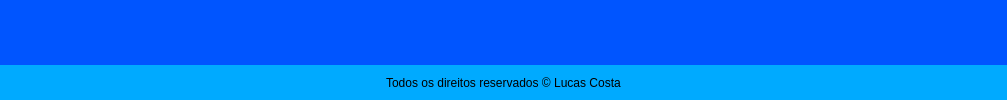
                  <widget class="QFrame" name="frame_20">
                   <property name="styleSheet">
                    <string notr="true">background-color: rgb(0, 170, 255);</string>
                   </property>
                   <property name="frameShape">
                    <enum>QFrame::NoFrame</enum>
                   </property>
                   <property name="frameShadow">
                    <enum>QFrame::Raised</enum>
                   </property>
                   <layout class="QVBoxLayout" name="verticalLayout_5">
                    <property name="spacing">
                     <number>0</number>
                    </property>
                    <property name="leftMargin">
                     <number>0</number>
                    </property>
                    <property name="topMargin">
                     <number>0</number>
                    </property>
                    <property name="rightMargin">
                     <number>0</number>
                    </property>
                    <property name="bottomMargin">
                     <number>0</number>
                    </property>
                    <item>
                     <widget class="QFrame" name="frame_24">
                      <property name="styleSheet">
                       <string notr="true">background-color: rgb(0, 85, 255);</string>
                      </property>
                      <property name="frameShape">
                       <enum>QFrame::NoFrame</enum>
                      </property>
                      <property name="frameShadow">
                       <enum>QFrame::Raised</enum>
                      </property>
                     </widget>
                    </item>
                    <item>
                     <widget class="QFrame" name="frame_25">
                      <property name="maximumSize">
                       <size>
                        <width>16777215</width>
                        <height>35</height>
                       </size>
                      </property>
                      <property name="frameShape">
                       <enum>QFrame::NoFrame</enum>
                      </property>
                      <property name="frameShadow">
                       <enum>QFrame::Raised</enum>
                      </property>
                      <layout class="QHBoxLayout" name="horizontalLayout_6">
                       <property name="spacing">
                        <number>0</number>
                       </property>
                       <property name="leftMargin">
                        <number>0</number>
                       </property>
                       <property name="topMargin">
                        <number>0</number>
                       </property>
                       <property name="rightMargin">
                        <number>0</number>
                       </property>
                       <property name="bottomMargin">
                        <number>0</number>
                       </property>
                       <item>
                        <spacer name="horizontalSpacer_4">
                         <property name="orientation">
                          <enum>Qt::Horizontal</enum>
                         </property>
                         <property name="sizeHint" stdset="0">
                          <size>
                           <width>386</width>
                           <height>12</height>
                          </size>
                         </property>
                        </spacer>
                       </item>
                       <item>
                        <widget class="QLabel" name="label_2">
                         <property name="text">
                          <string>Todos os direitos reservados © Lucas Costa</string>
                         </property>
                        </widget>
                       </item>
                       <item>
                        <spacer name="horizontalSpacer_5">
                         <property name="orientation">
                          <enum>Qt::Horizontal</enum>
                         </property>
                         <property name="sizeHint" stdset="0">
                          <size>
                           <width>386</width>
                           <height>12</height>
                          </size>
                         </property>
                        </spacer>
                       </item>
                      </layout>
                     </widget>
                    </item>
                   </layout>
                  </widget>
